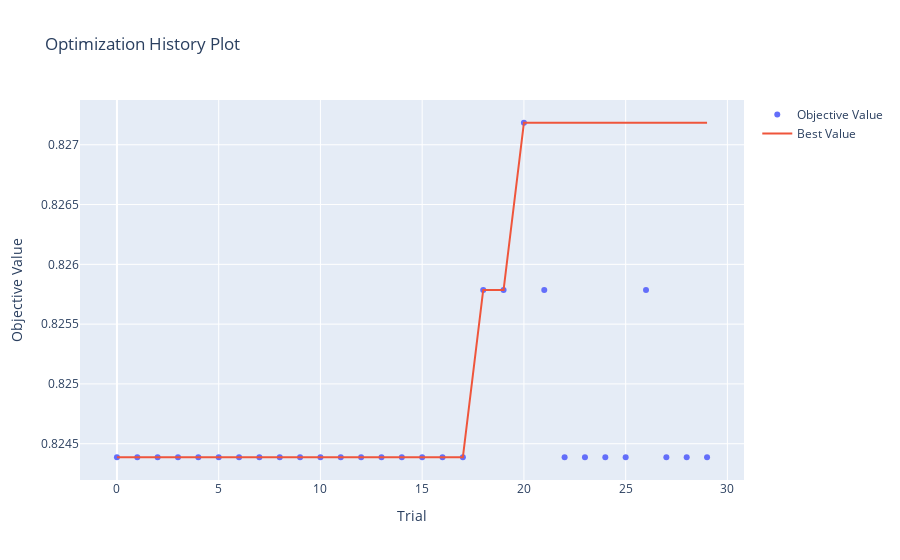

The code cell stored with this chart in its notebook:
### Markdown cell above
Tune with Optuna

### Code cell
def objective(trial):
    params={'penalty':trial.suggest_categorical('penalty',['l1', 'l2']),
            'max_iter':trial.suggest_int('max_iter', 100,10000),
            'loss':trial.suggest_categorical('loss', ['squared_hinge']),
            'dual':trial.suggest_categorical('dual', [False]),
            'C':trial.suggest_float('C',.1, 30)
           }
    
    ideal_svc = LinearSVC(**params, random_state=12)

    cv=StratifiedKFold(n_splits=5, shuffle=True, random_state=12)
    score = cross_val_score(ideal_svc,
                            X_train_svc, 
                            y_train,
                            cv=cv,
                            scoring='accuracy').mean()
    
    return score 
    
# create study
study = opt.create_study(direction='maximize')

# optimize study
study.optimize(objective, n_trials=30)

best_score_svc = study.best_value 
best_param_svc = study.best_params 

print(f'Best_score = {best_score_svc} \n Best_params = {best_param_svc}')

opt.visualization.plot_optimization_history(study).show()

### Figure 1 — Plotly figure (JSON) as saved in the notebook; plotly's stock layout.template omitted (floating-point values rounded to 4 significant figures)
{"data": [{"mode": "markers", "name": "Objective Value", "type": "scatter", "x": [0, 1, 2, 3, 4, 5, 6, 7, 8, 9, 10, 11, 12, 13, 14, 15, 16, 17, 18, 19, 20, 21, 22, 23, 24, 25, 26, 27, 28, 29], "y": [0.8244, 0.8244, 0.8244, 0.8244, 0.8244, 0.8244, 0.8244, 0.8244, 0.8244, 0.8244, 0.8244, 0.8244, 0.8244, 0.8244, 0.8244, 0.8244, 0.8244, 0.8244, 0.8258, 0.8258, 0.8272, 0.8258, 0.8244, 0.8244, 0.8244, 0.8244, 0.8258, 0.8244, 0.8244, 0.8244]}, {"mode": "lines", "name": "Best Value", "type": "scatter", "x": [0, 1, 2, 3, 4, 5, 6, 7, 8, 9, 10, 11, 12, 13, 14, 15, 16, 17, 18, 19, 20, 21, 22, 23, 24, 25, 26, 27, 28, 29], "y": [0.8244, 0.8244, 0.8244, 0.8244, 0.8244, 0.8244, 0.8244, 0.8244, 0.8244, 0.8244, 0.8244, 0.8244, 0.8244, 0.8244, 0.8244, 0.8244, 0.8244, 0.8244, 0.8258, 0.8258, 0.8272, 0.8272, 0.8272, 0.8272, 0.8272, 0.8272, 0.8272, 0.8272, 0.8272, 0.8272]}, {"marker": {"color": "#cccccc"}, "mode": "markers", "name": "Infeasible Trial", "showlegend": false, "type": "scatter", "x": [], "y": []}], "layout": {"title": {"text": "Optimization History Plot"}, "xaxis": {"title": {"text": "Trial"}}, "yaxis": {"title": {"text": "Objective Value"}}}}
